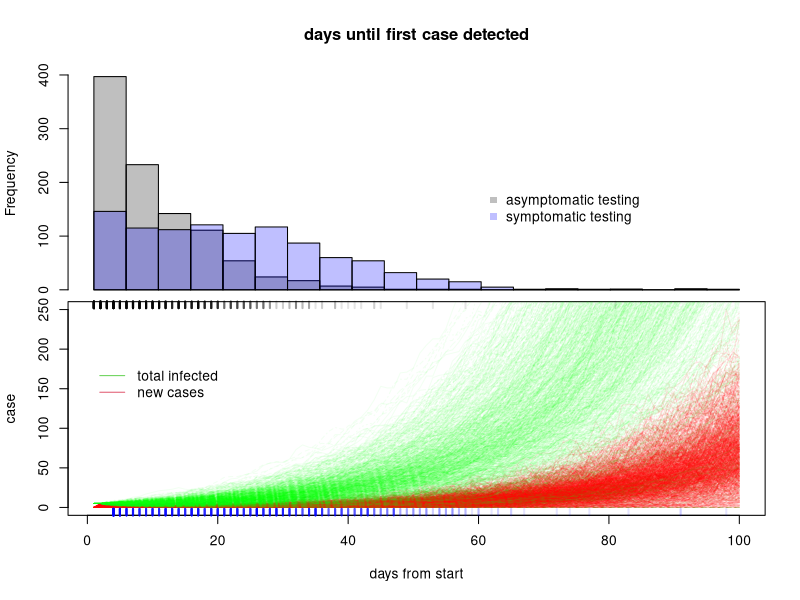

The R source for this figure:
sir_step <- function (S, E, I1, I2, R, N, beta, theta,gamma_I1I2,gamma_I2R, delta.t, ...) {
# adapted from Aaron King's code
  
  dN_SE <- rbinom(n=1,size=S,prob=1-exp(-beta*(I1+I2)/N*delta.t))
  dN_EI1 <- rbinom(n=1,size=E,prob=1-exp(-theta*delta.t))
  dN_I1I2 <- rbinom(n=1,size=I1,prob=1-exp(-gamma_I1I2*delta.t))
  dN_I2R <- rbinom(n=1,size=I2,prob=1-exp(-gamma_I2R*delta.t))
  #browser()
  S <- S - dN_SE
  E <- E + dN_SE - dN_EI1
  I1 <- I1 + dN_EI1 - dN_I1I2
  I2 <- I2 + dN_I1I2 - dN_I2R
  R <- R + dN_I2R
  c(S ,  E,  I1,  I2, R, dN_I1I2 ) # assume that I1->I2 is when cases become detectable
}


############################################################################################################
############################################################################################################
############################################################################################################
T <- 100        # time to simulate over, we only care about start
sims <- 1000    # number of simulations
inf <- matrix(NA,T,sims)  # storage for infectious class
case <- matrix(NA,T,sims) # storage for daily cases
date.asypmt.detected.p <- numeric(sims)  # date at which asymptomatic cases are detected with probabilty P
#case.aseympt.detected.p<- numeric(sims) # cass on date at which asymptomatic cases are detected with probabilty P
Pdetect <- .9 # we want Pdetect certainty that we will have detected >=1 asymptomatic case
date.asympt.detected <- numeric(sims)  # date at which asymptomatic cases are detected (directly comparable with sympt)
date.sympt.detected <- numeric(sims) # date at which symptomatic cases
false_neg <- matrix(NA,T,sims)
false_pos <- matrix(NA,T,sims)

R0 <- 2   # R0
RE <- R0*.85  # RE assuming some fraction of population is already immune
beta <- R0 * (1/9)  # calculate Beta
theta <- 1/5  # 5 days from infection to infectious
gamma_I1I2 <- 1/2 # 2 days asymptomatic infectious
gamma_I2R <- 1/7 # 7 days infectious (this is probably too short)

ppn_sympt <- 1/20 # proportion of infectious cases that become symptomatic -- 1/20 is low for population, but might be high for student population
tests <- 1000           # assume this many asymptomatic tests per day
sensitivity <- 0.95  # test sensitivity
specificity <- 0.95 # test specificity


for(k in 1:sims){
  S <- round(50000*0.85)  # start with 50K * 0.85 susceptible
  E <- 0
  I1 <- 5                 # start with 5 asymptomatic infectious
  I2 <- 0
  R <- 50000 - S
  new_cases <- 0
  N <- S+E+I1+I2+R        # population size

  for(ts in 2:T){
  
  out <- sir_step(S[ts-1], E[ts-1], I1[ts-1], I2[ts-1], R[ts-1], N, beta, theta,gamma_I1I2,gamma_I2R, delta.t=1) # call to SIR step function above
  
  S <- c(S,out[1])  # update state
  E <- c(E,out[2])  # update state
  I1 <- c(I1,out[3])  # update state
  I2 <- c(I2,out[4])  # update state
  R <- c(R,out[5])  # update state
  new_cases <- c(new_cases,out[6])  # update state
}

cprod <- 1 - cumprod(dbinom(0,tests,(I1+I2) / N)) # cumulative probability of detecting at least 1 case from conducting asymptomatic tests at current prevalence 
sympt_cases <- c(0,0,rbinom(T,new_cases,ppn_sympt)) # assume all symptomatic cases are seen, but don't present for 2 days after symptom onset

inf[,k] <- I1+I2    # total infectious
case[,k] <- new_cases # daily cases
date.asypmt.detected.p[k] <- min(which(cprod>Pdetect))  # date at by which >=1 asymptomatic case is detected with probabiliyt Pdetect
#case.aseympt.detected.p[k] <- cumsum(case)[min(which(cprod>Pdetect))] # cases on date above

true_test_positives <- rbinom(T,tests,(I1+I2) / N)
date.asympt.detected[k] <- min(which(true_test_positives>0))  # first date on which an asymptomatic case is detected
date.sympt.detected[k] <- min(which(sympt_cases>0)) # first date on which a symptomatic case is detected

############################################################################
#False positives and False negatives
neg <- tests - true_test_positives
true_pos <- rbinom(T, true_test_positives, sensitivity) 
false_neg[,k] <- true_test_positives - true_pos

true_neg <- rbinom(T, neg, specificity)
false_pos[,k] <- neg - true_neg
############################################################################
}

layout(matrix(c(1,1,2,2),2,2,byrow=T))
par(mar=c(0,4,4,2)+0.1)
hh <- hist(date.asympt.detected,
           breaks=seq(0,100,by=5),col=rgb(0,0,0,.25),
           main="days until first case detected",axes=F,xlab=NA)
axis(2)
hist(date.sympt.detected,add=T,col=rgb(0,0,1,.25),breaks=seq(0,100,by=5))
legend(60,.5*max(hh$counts),pch=c(15,15),legend =c("asymptomatic testing","symptomatic testing"),col=c(rgb(0,0,0,.25),rgb(0,0,1,.25)),bty="n")

par(mar=c(5,4,0,2)+0.1)
matplot(case,type="l",col=rgb(1,0,0,.1),xlab="days from start")  # reported cases
matplot(inf,type="l",col=rgb(0,1,0,.05),add=T) # infectious class
rug(date.asympt.detected,col=rgb(0,0,0,.1),side = 3,lwd=2)
rug(date.sympt.detected,col=rgb(0,0,1,.1),side = 1,lwd=2)

# abline(v=date.asympt.detected,col=rgb(0,0,0,.25)) # dates of detection of 
# abline(v=date.sympt.detected,col=rgb(0,0,1,.25)) # dates of detection of 

legend(0,.75*max(case),lty=c(1,1),col=c(3,2),legend=c("total infected","new cases"),box.col="white")

par(mar=c(5, 4, 4, 2) + 0.1)
